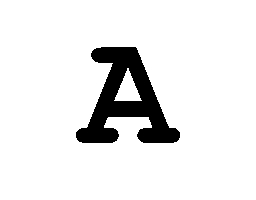
#> input picture python/notebooks/letters/A.jpg, 256 x 200 px; its folder holds only this picture in this run
$ jupyter execute --allow-errors letters2percepts.ipynb   (shell and % lines are left out)   (older library calls are emulated)
#> lines starting #> are read from the running program, lines starting #| are printed output that depends on the picture
### python/electrode2currentmap.py
# -*electrode2currentmap -*-
"""

Functions for transforming electrode specifications into a current map

"""
import numpy as np
import oyster
import os
from scipy import interpolate
from utils import TimeSeries
from scipy.misc import factorial
from scipy.signal import fftconvolve
import effectivecurrent2brightness as ec2b

def micron2deg(micron):
    """
    Transform a distance from microns to degrees

    Based on http://retina.anatomy.upenn.edu/~rob/lance/units_space.html
    """
    deg = micron / 280
    return deg


# [31 lines left out: functions deg2micron, gamma, not called in this run]

class Electrode(object):
    """
    Represent a circular, disc-like electrode.
    """
    def __init__(self, radius, x, y, h):
        """
        Initialize an electrode object

        Parameters
        ----------
        radius : float
            The radius of the electrode (in microns).
        x : float
            The x coordinate of the electrode (in microns).
        y : float
            The y location of the electrode (in microns).
        """
        self.radius = radius
        self.x = x
        self.y = y
        self.h = h

    # [28 lines left out: function current_spread, not called in this run]

#       the old code
#        r = np.sqrt((xg - self.x) ** 2 + (yg - self.y) ** 2)
#        cspread = np.ones(r.shape)
#        cspread[r > self.radius] = (alpha / (alpha + (r[r > self.radius] -
#                                             self.radius) ** n))
#        return cspread
#

class ElectrodeArray(object):
    """
    Represent a retina and array of electrodes
    """
    def __init__(self, radii, xs, ys, hs):
        self.electrodes = []
        for r, x, y, h in zip(radii, xs, ys, hs):
            self.electrodes.append(Electrode(r, x, y, h))
#> `eyechart = (255 - skio.imread('./letters/%s.jpg'%letter)) / 255.`:
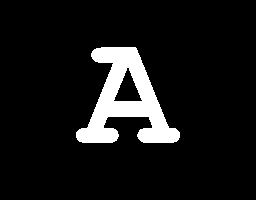
#> eyechart: shape (200, 256) float64; min 0, max 1, mean 0.0896
#> after the loop `for rf in e_rf:`: pt = []

    # [77 lines left out: functions current_spread, receptive_field, gaussian_receptive_field, retinalmovie2electrodtimeseries, get_pulse, accumulatingvoltage, not called in this run]


class Movie2Pulsetrain(TimeSeries):
    """
    Is used to create pulse-train stimulus based on luminance over time from
    a movie
    """
    # [29 lines left out: function __init__, not called in this run]

class Psycho2Pulsetrain(TimeSeries):
    """
    Is used to generate pulse trains to simulate psychophysical experiments.

    """
    # [56 lines left out: function __init__, not called in this run]


class Retina(object):
    """
    Represent the retinal coordinate frame
    """
    def __init__(self, xlo=-1000, xhi=1000, ylo=-1000, yhi=1000,
                 sampling=25, axon_map=None, axon_lambda=2):
        """
        Initialize a retina

        Parameters
        ----------
        xlo, xhi : int
           Extent of the retinal coverage (microns) in horizontal dimension
        ylo, yhi :
           Extent of the retinal coverage (microns) in vertical dimension
        sampling : int
            Microns per grid cell
        axon_map : str
           Full path to a file that encodes the axon map (see :mod:`oyster`)
        axon_lambda : float
            Constant that determines fall-off with axonal distance
        """
        self.gridx, self.gridy = np.meshgrid(np.arange(xlo, xhi,
                                                       sampling),
                                             np.arange(ylo, yhi,
                                             sampling),
                                             indexing='xy')

        if axon_map is not None and os.path.exists(axon_map):
            axon_map = np.load(axon_map)
            # Verify that the file was created with a consistent grid:
            axon_id = axon_map['axon_id']
            axon_weight = axon_map['axon_weight']
            xlo_am = axon_map['xlo']
            xhi_am = axon_map['xhi']
            ylo_am = axon_map['ylo']
            yhi_am = axon_map['yhi']
            sampling_am = axon_map['sampling']
            axon_lambda_am = axon_map['axon_lambda']
            assert xlo == xlo_am
            assert xhi == xhi_am
            assert ylo == ylo_am
            assert yhi == yhi_am
            assert sampling_am == sampling
            assert axon_lambda_am == axon_lambda

        else:
            if axon_map is None:
                axon_map = 'axons.npz'
            print("Can't find file %s, generating" % axon_map)
            axon_id, axon_weight = oyster.makeAxonMap(micron2deg(self.gridx),
                                                      micron2deg(self.gridy),
                                                      axon_lambda=axon_lambda)
            # Save the variables, together with metadata about the grid:
            fname = axon_map
            np.savez(fname,
                     axon_id=axon_id,
                     axon_weight=axon_weight,
                     xlo=[xlo],
                     xhi=[xhi],
                     ylo=[ylo],
                     yhi=[yhi],
                     sampling=[sampling],
                     axon_lambda=[axon_lambda])

        self.sampling = sampling
        self.axon_id = axon_id
        self.axon_weight = axon_weight

    # [96 lines left out: functions cm2ecm, electrode_ecs, ecm, not called in this run]

### python/notebooks/letters2percepts.ipynb
[cell 1]
## This allows us to import from the folder above this one:
import sys
sys.path.append('..')

[cell 2]
import numpy as np
import electrode2currentmap as e2cm
import effectivecurrent2brightness as ec2b
from scipy import interpolate
from utils import TimeSeries
import matplotlib.pyplot as plt
from itertools import product
import utils
import time
import string
import scipy
import matplotlib.pyplot as plt

[cell 3]
# We'll use skimage for file io:
import skimage.io as skio

[cell 4]
# Initalize a retina object:
x = 3200
y = 2500
#> (the rest of this cell did not finish here and is left out)

[cell 5]
# equally spaced electrodes
e_spacing = 525

# x-pos, y-pos, radius, height
x_arr = np.arange(-2362, 2364, e_spacing)
y_arr = np.arange(-1312, 1314, e_spacing)
r_arr = np.ones(x_arr.shape)*100
h_arr = np.ones(x_arr.shape)*500

e_all = e2cm.ElectrodeArray(r_arr.tolist(), x_arr.tolist(), y_arr.tolist(), h_arr.tolist())

#> (a cell that did not finish here is left out)

[cell 7]
# Each electrode has its RF in the image, we collect all of these:
e_rf=[]
#> (the rest of this cell did not finish here and is left out)

#> (a cell that did not finish here is left out)
